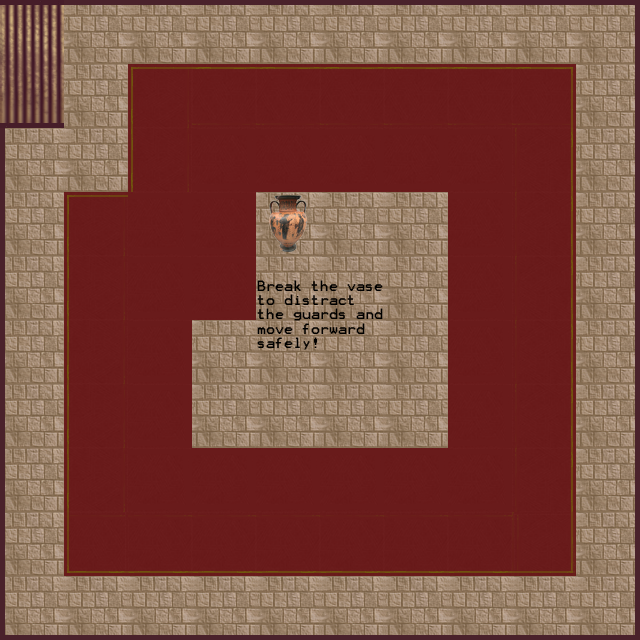

A level layout from a 2D game, rendered from its tile map. Below: a short description, then the map file with its tile-grid data intact:
An orthogonal 10x10 tile map with 64x64 px tiles, 1 tile layer (Tile Layer 1) and 1 object (player).

<map version="1.0" orientation="orthogonal" width="10" height="10" tilewidth="64" tileheight="64" backgroundcolor="#ac8f75">
 <tileset firstgid="1" name="levelone" tilewidth="64" tileheight="64">
  <image source="levelone.png" width="384" height="768" />
 </tileset>
 <layer name="Tile Layer 1" width="10" height="10">
  <data>
   <tile gid="3" />
   <tile gid="7" />
   <tile gid="7" />
   <tile gid="7" />
   <tile gid="7" />
   <tile gid="7" />
   <tile gid="7" />
   <tile gid="7" />
   <tile gid="7" />
   <tile gid="32" />
   <tile gid="9" />
   <tile gid="14" />
   <tile gid="36" />
   <tile gid="30" />
   <tile gid="30" />
   <tile gid="30" />
   <tile gid="30" />
   <tile gid="30" />
   <tile gid="12" />
   <tile gid="13" />
   <tile gid="1" />
   <tile gid="14" />
   <tile gid="18" />
   <tile gid="37" />
   <tile gid="37" />
   <tile gid="37" />
   <tile gid="37" />
   <tile gid="37" />
   <tile gid="24" />
   <tile gid="13" />
   <tile gid="1" />
   <tile gid="36" />
   <tile gid="37" />
   <tile gid="37" />
   <tile gid="58" />
   <tile gid="14" />
   <tile gid="14" />
   <tile gid="37" />
   <tile gid="24" />
   <tile gid="13" />
   <tile gid="1" />
   <tile gid="18" />
   <tile gid="37" />
   <tile gid="37" />
   <tile gid="64" />
   <tile gid="65" />
   <tile gid="14" />
   <tile gid="37" />
   <tile gid="24" />
   <tile gid="13" />
   <tile gid="1" />
   <tile gid="18" />
   <tile gid="37" />
   <tile gid="14" />
   <tile gid="70" />
   <tile gid="71" />
   <tile gid="14" />
   <tile gid="37" />
   <tile gid="24" />
   <tile gid="13" />
   <tile gid="1" />
   <tile gid="18" />
   <tile gid="37" />
   <tile gid="14" />
   <tile gid="14" />
   <tile gid="14" />
   <tile gid="14" />
   <tile gid="37" />
   <tile gid="24" />
   <tile gid="13" />
   <tile gid="1" />
   <tile gid="18" />
   <tile gid="37" />
   <tile gid="37" />
   <tile gid="37" />
   <tile gid="37" />
   <tile gid="37" />
   <tile gid="37" />
   <tile gid="24" />
   <tile gid="13" />
   <tile gid="1" />
   <tile gid="34" />
   <tile gid="17" />
   <tile gid="17" />
   <tile gid="17" />
   <tile gid="17" />
   <tile gid="17" />
   <tile gid="17" />
   <tile gid="35" />
   <tile gid="13" />
   <tile gid="25" />
   <tile gid="19" />
   <tile gid="19" />
   <tile gid="19" />
   <tile gid="19" />
   <tile gid="19" />
   <tile gid="19" />
   <tile gid="19" />
   <tile gid="19" />
   <tile gid="26" />
  </data>
 </layer>
<objectgroup name="everything" width="10" height="10">
 	<object name="playerstart" type="player" x="3" y="5" />
 </objectgroup>
</map>
